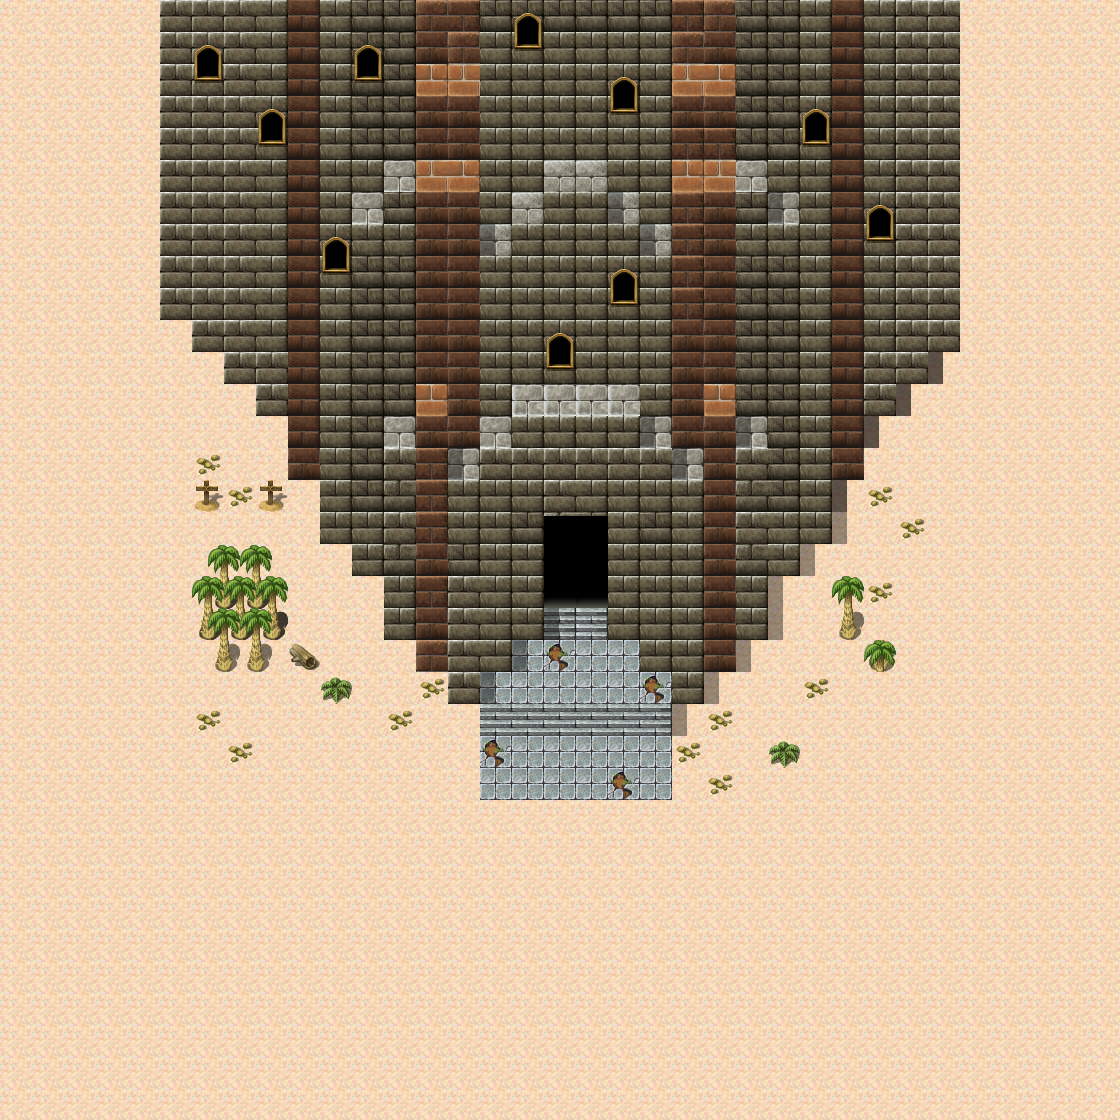

Rendered tile map (Tiled .tmx) drawn with the repository's tilesets; below, a short description and the map source with its tile grids summarised:
An orthogonal 35x35 tile map with 32x32 px tiles, 7 tile layers (Tile Layer 1, Tile Layer 2, Tile Layer 3, Tile Layer 4, ...), 3 tilesets and 58 objects (4x portalO, startpoint, portalIn).

<map version="1.2" tiledversion="1.2.4" orientation="orthogonal" renderorder="right-down" width="35" height="35" tilewidth="32" tileheight="32" infinite="0" nextlayerid="16" nextobjectid="73">
 <tileset firstgid="1" name="rpg_maker_telles0808" tilewidth="32" tileheight="32" tilecount="2016" columns="32">
  <image source="../Resources/rpg_maker_telles0808.png" width="1024" height="2016" />
 </tileset>
 <tileset firstgid="2017" name="Exteriors" tilewidth="32" tileheight="32" tilecount="256" columns="16">
  <image source="../Resources/Exteriors.png" width="512" height="512" />
 </tileset>
 <tileset firstgid="2273" name="houses1" tilewidth="32" tileheight="32" tilecount="208" columns="13">
  <image source="../Resources/houses1.png" width="447" height="539" />
 </tileset>
 <layer id="9" name="Tile Layer 1" width="35" height="35">
  <data>[1225 cells, 1225 non-empty, 5 distinct tile ids]</data>
 </layer>
 <layer id="10" name="Tile Layer 2" width="35" height="35">
  <data>[1225 cells, 291 non-empty, 17 distinct tile ids]</data>
 </layer>
 <layer id="11" name="Tile Layer 3" width="35" height="35">
  <data>[1225 cells, 222 non-empty, 19 distinct tile ids]</data>
 </layer>
 <objectgroup id="4" name="Object Layer 1">
  <object id="1" name="portalO" type="portalO" x="154" y="786" width="814" height="32" />
  <object id="4" name="portalO" type="portalO" x="946" y="-2" width="24" height="824" />
  <object id="5" name="portalO" type="portalO" x="148" y="-10" width="24" height="852" />
  <object id="6" name="portalO" type="portalO" x="166" y="-2" width="892" height="10" />
  <object id="9" name="startpoint" type="startpoint" x="566" y="734" width="66" height="24" />
  <object id="12" x="608" y="462" width="34" height="174" />
  <object id="13" x="646" y="462" width="24" height="200" />
  <object id="14" x="674" y="480" width="26" height="210" />
  <object id="17" x="514" y="418" width="28" height="204" />
  <object id="18" x="480" y="448" width="32" height="222" />
  <object id="19" x="454" y="484" width="26" height="218" />
  <object id="20" x="258" y="26" width="200" height="326" />
  <object id="21" x="288" y="162" width="128" height="282" />
  <object id="22" x="324" y="342" width="116" height="130" />
  <object id="23" x="358" y="430" width="86" height="82" />
  <object id="25" x="380" y="482" width="70" height="94" />
  <object id="26" x="418" y="572" width="42" height="68" />
  <object id="27" x="702" y="432" width="34" height="208" />
  <object id="28" x="736" y="370" width="36" height="206" />
  <object id="29" x="768" y="294" width="34" height="214" />
  <object id="30" x="800" y="272" width="30" height="206" />
  <object id="31" x="826" y="116" width="34" height="328" />
  <object id="32" x="862" y="6" width="32" height="346" />
  <object id="33" x="266" y="0" width="208" height="44" />
  <object id="34" x="254" y="4" width="32" height="28" />
  <object id="36" x="514" y="532" width="32" height="106" />
  <object id="37" x="612" y="598" width="30" height="38" />
  <object id="38" x="674" y="696" width="2" height="38" />
  <object id="39" x="474" y="700" width="8" height="36" />
  <object id="40" x="550" y="516" width="58" height="20" />
  <object id="41" x="900" y="10" width="54" height="344" />
  <object id="42" x="860" y="344" width="62" height="38" />
  <object id="43" x="864" y="354" width="30" height="58" />
  <object id="44" x="172" y="16" width="94" height="306" />
  <object id="45" x="192" y="304" width="68" height="50" />
  <object id="46" x="222" y="344" width="72" height="38" />
  <object id="47" x="258" y="366" width="46" height="46" />
  <object id="48" x="700" y="632" width="38" height="44" />
  <object id="49" x="670" y="668" width="32" height="34" />
  <object id="50" x="736" y="552" width="34" height="88" />
  <object id="51" x="770" y="494" width="30" height="78" />
  <object id="52" x="804" y="436" width="28" height="108" />
  <object id="54" x="316" y="436" width="76" height="106" />
  <object id="55" x="350" y="436" width="58" height="140" />
  <object id="56" x="382" y="520" width="42" height="118" />
  <object id="57" x="418" y="622" width="34" height="48" />
  <object id="58" x="210" y="604" width="58" height="70" />
  <object id="60" x="196" y="602" width="86" height="36" />
  <object id="61" x="214" y="566" width="50" height="18" />
  <object id="63" x="836" y="608" width="22" height="32" />
  <object id="65" x="862" y="634" width="32" height="38" />
  <object id="66" x="282.667" y="638.667" width="36" height="33.3333" />
  <object id="67" x="258.667" y="478.667" width="22.6667" height="29.3333" />
  <object id="68" x="190.667" y="478.667" width="32" height="30.6667" />
  <object id="69" x="285.333" y="432" width="33.3333" height="48" />
  <object id="70" x="825.333" y="429.333" width="36" height="50.6667" />
  <object id="71" x="533.333" y="510.667" width="38.6667" height="24" />
  <object id="72" name="portal1" type="portalIn" x="544" y="566.667" width="66.6667" height="42.6667" />
 </objectgroup>
 <layer id="12" name="Tile Layer 4" width="35" height="35">
  <data>[1225 cells, 12 non-empty, 12 distinct tile ids]</data>
 </layer>
 <layer id="13" name="Tile Layer 5" width="35" height="35">
  <data>[1225 cells, 2 non-empty, 2 distinct tile ids]</data>
 </layer>
 <layer id="14" name="Tile Layer 6" width="35" height="35">
  <data>[1225 cells, 18 non-empty, 4 distinct tile ids]</data>
 </layer>
 <layer id="15" name="Tile Layer 7" width="35" height="35">
  <data>[1225 cells, 31 non-empty, 11 distinct tile ids]</data>
 </layer>
</map>
